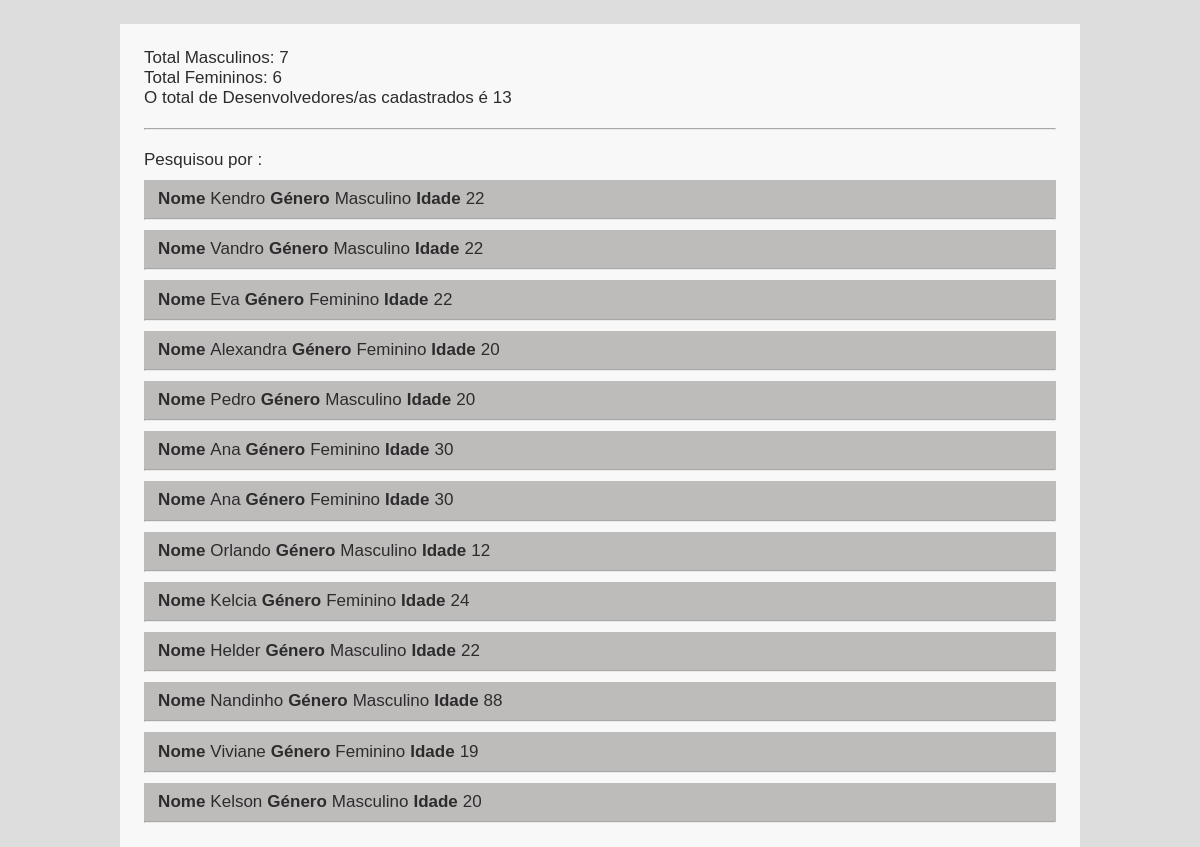
Screenshot of /pesquisa.php with the database file from the repository.
### tables this page shows
CREATE TABLE IF NOT EXISTS `dev` (
  `id` int(15) NOT NULL AUTO_INCREMENT,
  `nome` varchar(100) NOT NULL,
  `genero` varchar(100) NOT NULL,
  `idade` int(10) NOT NULL,
  PRIMARY KEY (`id`)
);

### bd/consulta.php (called while the page is built)
<?php
include_once("conexao.php");
$consulta_pesquisa= "SELECT * FROM dev WHERE (CONVERT(nome USING utf8)) LIKE '%$pesquisa%' ";
$resultado_pesquisa=mysqli_query($conexao,$consulta_pesquisa);
$resultados_pesquisa=mysqli_fetch_array($resultado_pesquisa);
$ContagemMasc="SELECT * FROM dev where genero = 'Masculino' ";
$Consulta_ContagMasc=mysqli_query($conexao,$ContagemMasc);
$Resul_ContMasc=mysqli_num_rows($Consulta_ContagMasc);
$ContagemFm="SELECT * FROM dev where genero = 'Feminino' ";
$Consulta_ContagFm=mysqli_query($conexao,$ContagemFm);
$Resul_ContFm=mysqli_num_rows($Consulta_ContagFm);
?>

### resultado_pesquisa.php (the view)
<?php
   if(!empty($resultados_pesquisa)) {
    do{
      echo "
      <div class='resultado'>
          <strong>Nome</strong><p>".$resultados_pesquisa['nome']."</p>
          <strong>Género</strong><p>".$resultados_pesquisa['genero']."</p>
          <strong>Idade</strong><p>".$resultados_pesquisa['idade']."</p>
      </div>
      <hr>
         ";
    } while ($resultados_pesquisa=mysqli_fetch_assoc($resultado_pesquisa));
    }else{
    echo '
         <h5>Nenhuma informação encontrada!</h5>
     ';
    }
?>

### pesquisa.php (shortened to what this page needs)
<?php
@$pesquisa=$_GET['pesquisar'];
include_once("bd/consulta.php");
?>
<!DOCTYPE html>
<html>
<head lang="pt">
  <link rel="stylesheet" type="text/css" href="css/index.css">
</head>
<body>
<section class="tudo">
  <div class="contagem">
    <p>Total Masculinos: <?php echo $Resul_ContMasc; ?></p>
    <p>Total Femininos: <?php echo $Resul_ContFm ?></p>
    <p>O total de Desenvolvedores/as cadastrados é <?php echo $Resul_ContFm + $Resul_ContMasc ?></p>
  </div>
  <br>
  <hr>
  <br>
  <?php include_once("bd/consulta.php"); ?>
  <span>Pesquisou por :<?php echo $pesquisa; ?></span>
  <?php include_once("resultado_pesquisa.php"); ?>
</section>
</body>
</html>

### css/index.css (style rules this page uses)
* { margin: 0px; padding: 0px; box-sizing: border-box; font-size: 300; font-family: arial; }
body { background: #ddd; }
.tudo { width: 80%; float: left; margin-left: 10%; margin-top: 2%; padding: 2%; background-color: #fff; font-size: 17px; opacity: .8; }
.resultado { width: 100%; float: left; background-color: #b7b3b3; margin-top: 10px; padding: 1%; display: inline-flex; }
.resultado p { margin-left: 5px; }
.resultado strong { margin-left: 5px; }

### rows the page displays
dev: nome "Kendro", genero "Masculino", idade "22"
dev: nome "Vandro", genero "Masculino", idade "22"
dev: nome "Eva", genero "Feminino", idade "22"
dev: nome "Alexandra", genero "Feminino", idade "20"
dev: nome "Pedro", genero "Masculino", idade "20"
dev: nome "Ana", genero "Feminino", idade "30"
dev: nome "Ana", genero "Feminino", idade "30"
dev: nome "Orlando", genero "Masculino", idade "12"
dev: nome "Kelcia", genero "Feminino", idade "24"
dev: nome "Helder", genero "Masculino", idade "22"
dev: nome "Nandinho", genero "Masculino", idade "88"
dev: nome "Viviane", genero "Feminino", idade "19"
dev: nome "Kelson", genero "Masculino", idade "20"

### other values shown
$Resul_ContMasc "7"
$Resul_ContFm "6"
$Resul_ContFm + $Resul_ContMasc "13"
